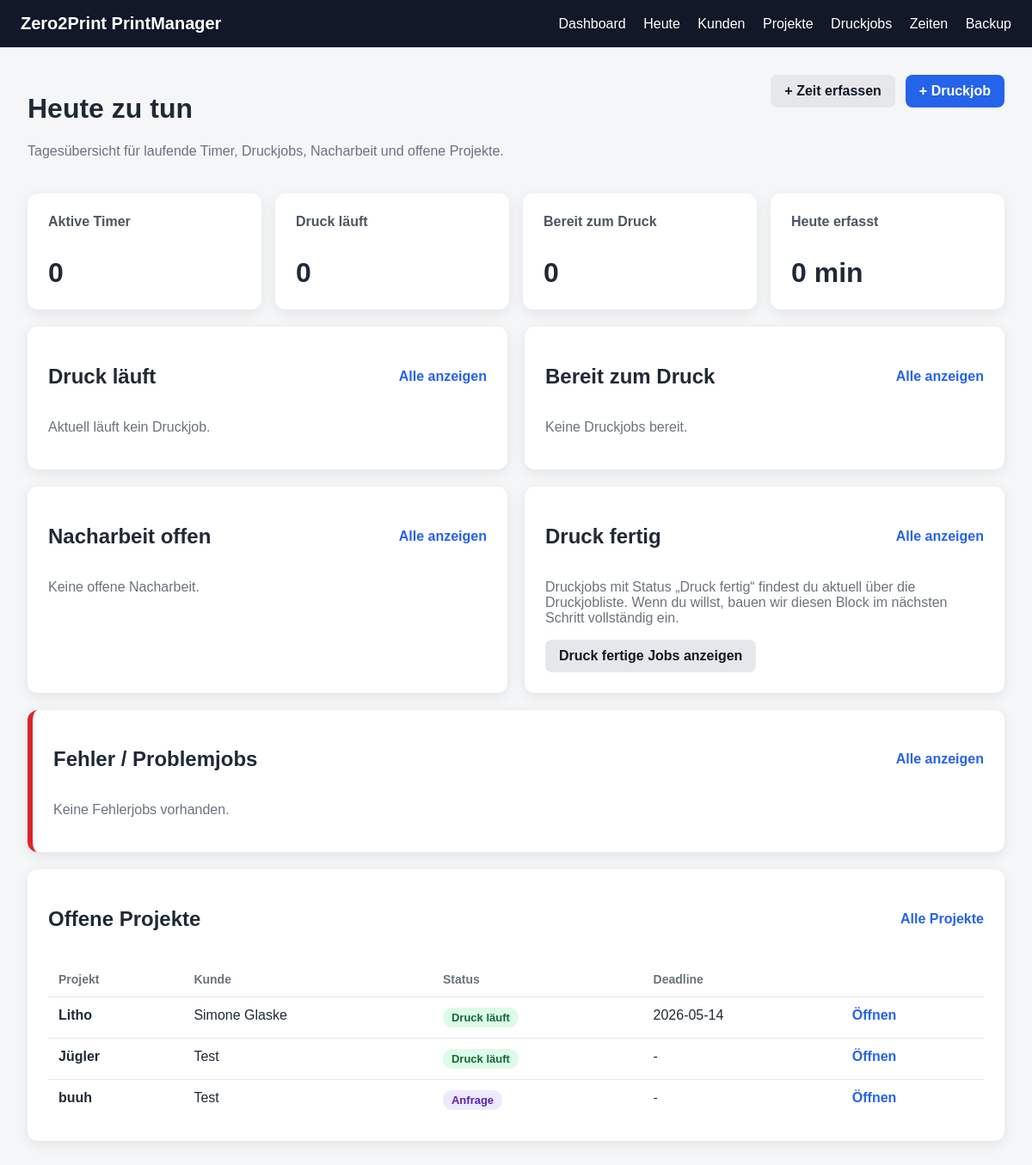
The page /today on the database as committed earlier.
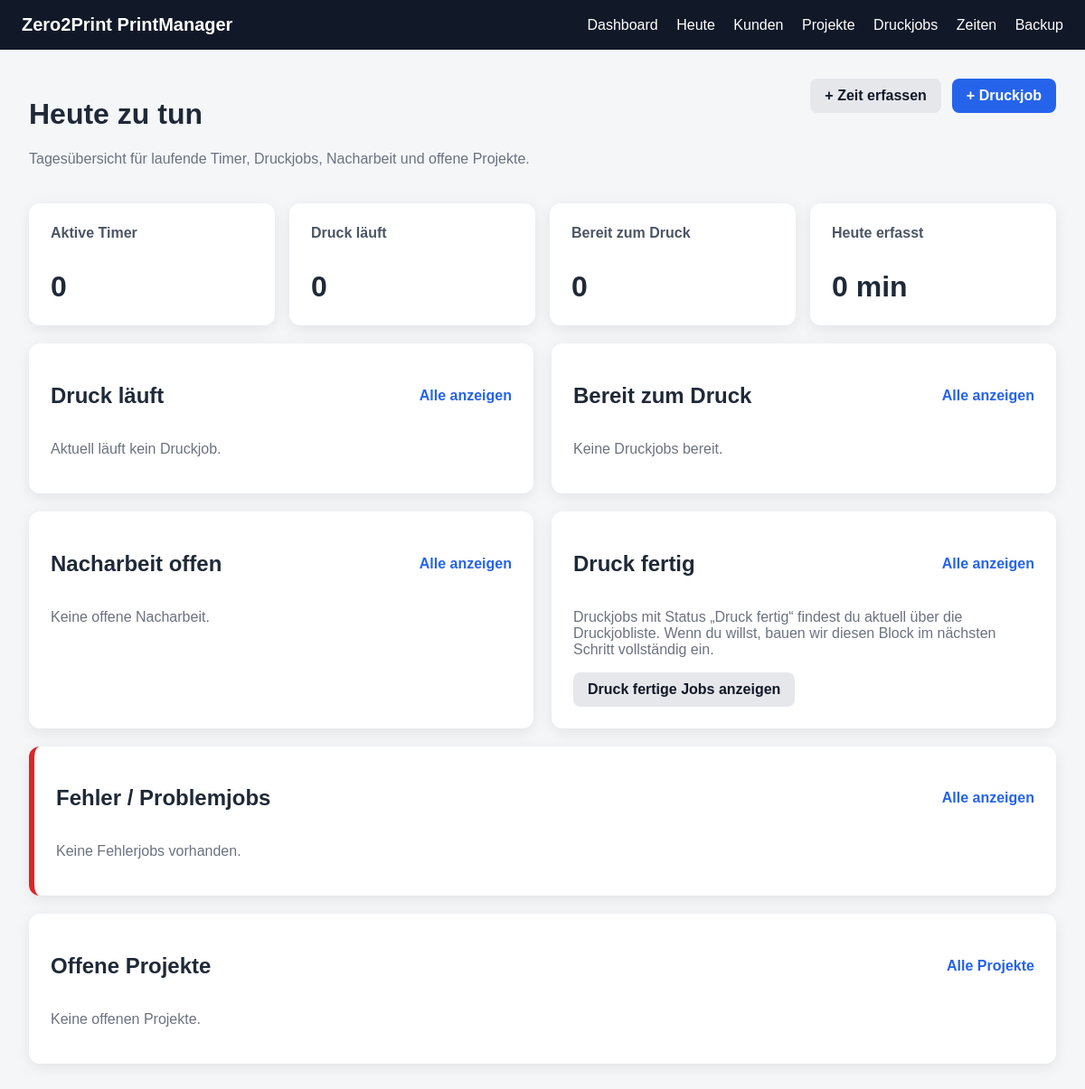
The same page on the database as committed later.
### app/models.py (models this page shows)
class Project(Base):
    __tablename__ = "projects"
    id = Column(Integer, primary_key=True, index=True)
    customer_id = Column(Integer, ForeignKey("customers.id"), nullable=False)
    name = Column(String, nullable=False)
    description = Column(Text, nullable=True)
    status = Column(String, default="Anfrage")
    deadline = Column(String, nullable=True)
    note = Column(Text, nullable=True)
    created_at = Column(DateTime, default=datetime.utcnow)
    customer = relationship("Customer", back_populates="projects")
    files = relationship(
        "ProjectFile",
        back_populates="project",
        cascade="all, delete-orphan"
    )
    print_jobs = relationship(
        "PrintJob",
        back_populates="project",
        cascade="all, delete-orphan"
    )
    time_entries = relationship(
        "TimeEntry",
        back_populates="project",
        cascade="all, delete-orphan"
    )

class Customer(Base):
    __tablename__ = "customers"
    id = Column(Integer, primary_key=True, index=True)
    name = Column(String, nullable=False)
    email = Column(String, nullable=True)
    phone = Column(String, nullable=True)
    note = Column(Text, nullable=True)
    created_at = Column(DateTime, default=datetime.utcnow)
    projects = relationship(
        "Project",
        back_populates="customer",
        cascade="all, delete-orphan"
    )

### app/routes/today.py (the view)
@router.get("")
def today_index(request: Request, db: Session = Depends(get_db)):
    today = date.today()
    active_timers = (
        db.query(TimeEntry)
        .filter(TimeEntry.start_time.isnot(None))
        .filter(TimeEntry.end_time.is_(None))
        .order_by(TimeEntry.start_time.desc())
        .all()
    )
    ready_jobs = (
        db.query(PrintJob)
        .filter(PrintJob.status == "Bereit zum Druck")
        .order_by(PrintJob.created_at.desc())
        .all()
    )
    running_jobs = (
        db.query(PrintJob)
        .filter(PrintJob.status == "Druck läuft")
        .order_by(PrintJob.created_at.desc())
        .all()
    )
    post_jobs = (
        db.query(PrintJob)
        .filter(PrintJob.status == "Nacharbeit")
        .order_by(PrintJob.created_at.desc())
        .all()
    )
    error_jobs = (
        db.query(PrintJob)
        .filter(PrintJob.status == "Fehler")
        .order_by(PrintJob.created_at.desc())
        .all()
    )
    open_projects = (
        db.query(Project)
        .filter(Project.status.notin_(["Fertig", "Archiviert"]))
        .order_by(Project.created_at.desc())
        .limit(10)
        .all()
    )
    all_time_entries = db.query(TimeEntry).all()
    today_minutes = 0
    for entry in all_time_entries:
        if entry.duration_minutes and entry.created_at and entry.created_at.date() == today:
            today_minutes += entry.duration_minutes
    return templates.TemplateResponse(
        request=request,
        name="today.html",
        context={
            "title": "Heute zu tun",
            "today": today,
            "now": datetime.now(),
            "active_timers": active_timers,
            "ready_jobs": ready_jobs,
            "running_jobs": running_jobs,
            "post_jobs": post_jobs,
            "error_jobs": error_jobs,
            "open_projects": open_projects,
            "today_minutes": today_minutes,
        }
    )

### app/templates/today.html (shortened to what the changed rows need)
{% extends "base.html" %}
{% block content %}
<div class="page-header">
    <div>
        <h1>Heute zu tun</h1>
    </div>
</div>
<div class="cards">
    <div class="card">
        <h2>Aktive Timer</h2>
    </div>
    <div class="card">
        <h2>Druck läuft</h2>
    </div>
    <div class="card">
        <h2>Bereit zum Druck</h2>
    </div>
    <div class="card">
        <h2>Heute erfasst</h2>
    </div>
</div>
<div class="today-grid mt">
    <div class="page-card">
        <div class="section-header">
            <h2>Druck läuft</h2>
        </div>
    </div>
    <div class="page-card">
        <div class="section-header">
            <h2>Bereit zum Druck</h2>
        </div>
    </div>
</div>
<div class="today-grid mt">
    <div class="page-card">
        <div class="section-header">
            <h2>Nacharbeit offen</h2>
        </div>
    </div>
    <div class="page-card">
        <div class="section-header">
            <h2>Druck fertig</h2>
        </div>
        {% set finished_waiting_jobs = [] %}
    </div>
</div>
<div class="page-card mt error-card">
    <div class="section-header">
        <h2>Fehler / Problemjobs</h2>
    </div>
</div>
<div class="page-card mt">
    <div class="section-header">
        <h2>Offene Projekte</h2>
        <a class="link-btn" href="/projects">Alle Projekte</a>
    </div>
    {% if open_projects %}
    <table>
        <thead>
            <tr>
                <th>Projekt</th>
                <th>Kunde</th>
                <th>Status</th>
                <th>Deadline</th>
                <th></th>
            </tr>
        </thead>
        <tbody>
            {% for project in open_projects %}
            <tr>
                <td><strong>{{ project.name }}</strong></td>
                <td>{{ project.customer.name }}</td>
                <td>
                    <span class="status-pill {{ status_class(project.status) }}">
                        {{ project.status }}
                    </span>
                </td>
                <td>{{ project.deadline or "-" }}</td>
                <td><a class="link-btn" href="/projects/{{ project.id }}">Öffnen</a></td>
            </tr>
            {% endfor %}
        </tbody>
    </table>
    {% else %}
    <p class="muted">Keine offenen Projekte.</p>
    {% endif %}
</div>
{% endblock %}

Rows that differ between the two databases and show on the page:
removed Project: name "Litho", customer.name "Simone Glaske", status "Druck läuft", deadline "2026-05-14"
removed Project: name "Jügler", customer.name "Test", status "Druck läuft", deadline "-"
removed Project: name "buuh", customer.name "Test", status "Anfrage", deadline "-"
Other text that changed with them:
text no longer shown: "Projekt Kunde Status Deadline"
text now shown: "Keine offenen Projekte."
